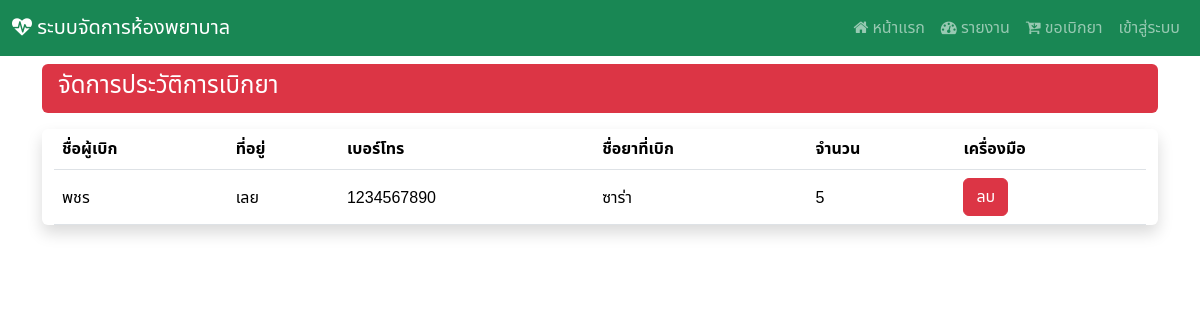
Page /buy_drug/ on the committed database.
### Hospital_app/models.py (models this page shows, shortened)
class report_buy(models.Model):
    username = models.CharField(max_length=255)
    address = models.CharField(max_length=255)
    tal = models.CharField(max_length=255)
    drug_name = models.CharField(max_length=255)
    drug_qty = models.IntegerField()

### Hospital_app/views.py (the view)
# urls.py: path('buy_drug/', views.buy_drug_view, name='buy_drug'),
def buy_drug_view(request):
    show_report = report_buy.objects.all()
    context  = {"report" : show_report}
    return render(request, "buy_drug.html", context)

### Hospital_app/templates/buy_drug.html (shortened to what this page needs)
{% extends "base.html" %}
{% block content %}
<div class="mt-2 pt-2 ps-3 pb-1 bg-danger text-white rounded">
    <h4>จัดการประวัติการเบิกยา</h4>
</div>
<div class="container-fluid my-3 justify-content-center align-items-center shadow rounded">
    <table class="table table-responsive">
        <thead>
            <tr>
                <th>ชื่อผู้เบิก</th>
                <th>ที่อยู่</th>
                <th>เบอร์โทร</th>
                <th>ชื่อยาที่เบิก</th>
                <th>จำนวน</th>
                <th>เครื่องมือ</th>
            </tr>
        </thead>
        <tbody>
            {% for i in report %}
                <tr>
                    <td class="pt-3">{{ i.username }}</td>
                    <td class="pt-3">{{ i.address }}</td>
                    <td class="pt-3">{{ i.tal }}</td>
                    <td class="pt-3">{{ i.drug_name }}</td>
                    <td class="pt-3">{{ i.drug_qty }}</td>
                    <td><a href="delete_type/{{ i.username }}/" class="btn btn-danger" data-bs-toggle="modal" data-bs-target="#deleteConfirmationModal" onclick="setDeleteUrl('delete_type/{{ i.username }}/')">ลบ</a></td>
                </tr>
            {% endfor %}
        </tbody>
        </div>
</div>
{% endblock %}

### Hospital_app/templates/base.html (style rules this page uses)
body { font-family: "Noto Sans Thai", sans-serif; }

### rows in the picture
report_buy: username "พชร", address "เลย", tal "1234567890", drug_name "ซาร่า", drug_qty "5"
